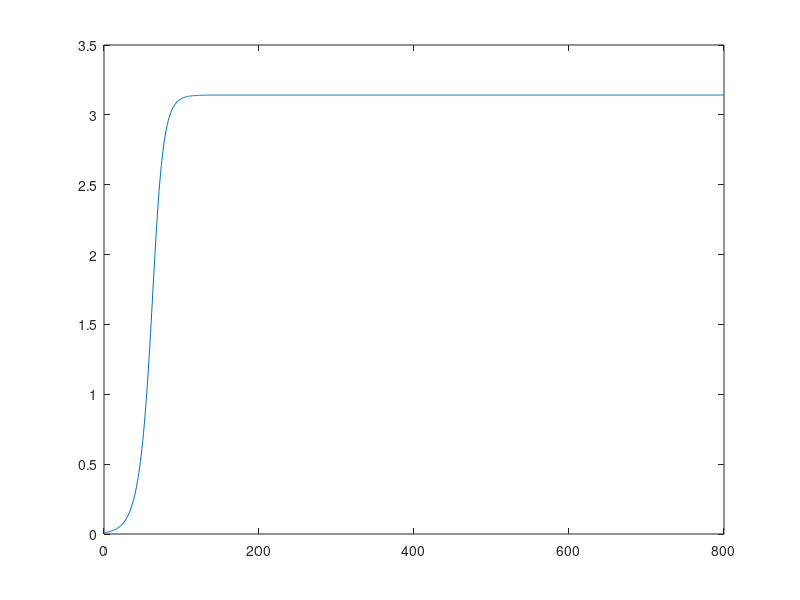
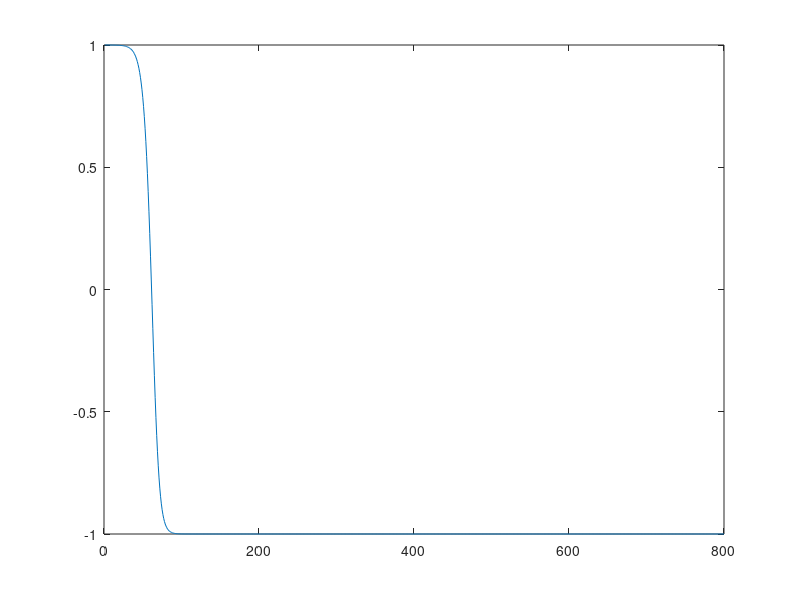
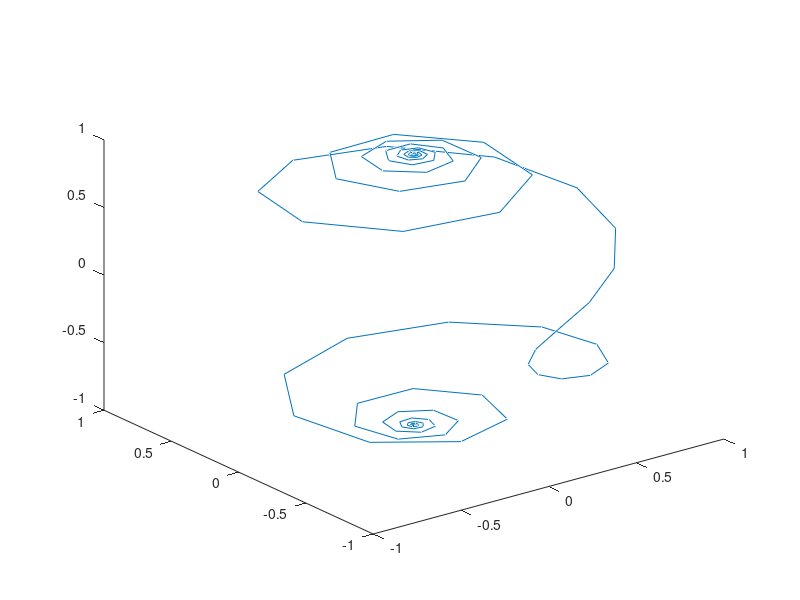

Source code (MATLAB) for these figures, in order:
alpha=0.01;
hs=0.1;
hp=0;
theta=[];
phi=[];
t_array=[];
mz=[];
mx=[];
x=[];
y=[];
z=[];
for i=1:800
    t_array(i)=i;
    if i==1
        theta(i)=0.01;
        phi(i)=pi/2;
    else
        theta(i)=theta(i-1)-sin(theta(i-1))*(alpha*cos(theta(i-1))+hp*(sin(phi(i-1))+alpha*cos(theta(i-1))*cos(phi(i-1)))*cos(phi(i-1))-hs);
        phi(i)=phi(i-1)-(cos(theta(i-1))+hp*(cos(phi(i-1))*cos(theta(i-1))-alpha*sin(phi(i-1)))*cos(phi(i-1))+hs*alpha);
    end
    if theta(i)>pi
        theta(i)=2*pi-theta(i);
    end
    if theta(i)<0
        theta(i)=-theta(i);
    end
    mz(i)=cos(theta(i));
    mx(i)=sin(theta(i))*cos(phi(i));
end
for j=1:600
    x(j)=sin(theta(j))*cos(phi(j));
    y(j)=sin(theta(j))*sin(phi(j));
    z(j)=cos(theta(j));
end
figure;
plot(t_array,theta,'-');
figure;
plot(t_array,mz,'-');
figure;
[x1,y1,z1]=sphere;
% mesh(x1,y1,z1);
% hold on;
plot3(x,y,z,'-');